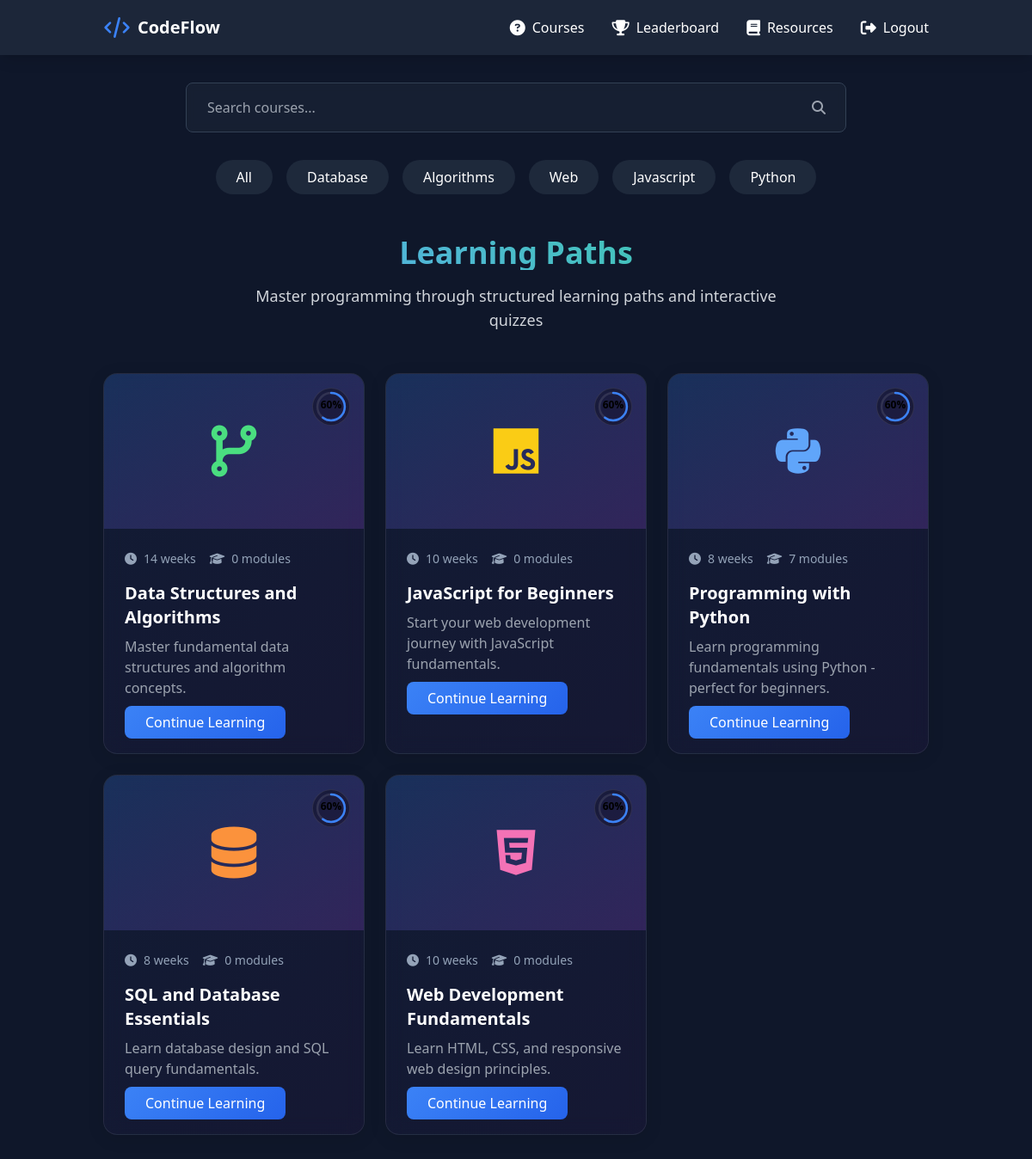
Page /courses (signed in) on the committed database.
### codeflowapp/models.py (models this page shows, shortened)
class Course(models.Model):
    title = models.CharField(max_length=200)
    description = models.TextField()
    duration = models.CharField(max_length=100)  # e.g., "4 weeks", "2 months"
    created_at = models.DateTimeField(auto_now_add=True)
    updated_at = models.DateTimeField(auto_now=True)
    icon_class = models.CharField(max_length=100)
    slug = models.SlugField(unique=True)
    category = models.CharField(max_length=100, null=True, blank=True)
    class Meta:
        ordering = ['-created_at']

### codeflowapp/views.py (the view)
# urls.py: path('courses', views.courses, name='courses'),
@login_required
def courses(request):
    search_query = request.GET.get('search', '')  # Get the search query from the GET parameters
    category_filter = request.GET.get('category', 'all')
    if category_filter != 'all':
        courses = Course.objects.filter(category=category_filter).annotate(
            total_modules=Count('modules'),
            total_quizzes=Count('modules__quizzes'),
            completed_quizzes=Count(
                'modules__quizzes__attempts',
                filter=Q(modules__quizzes__attempts__user=request.user) & Q(modules__quizzes__attempts__completed=True)
            )
        )
    else:
        courses = Course.objects.annotate(
            total_modules=Count('modules'),
            total_quizzes=Count('modules__quizzes'),
            completed_quizzes=Count(
                'modules__quizzes__attempts',
                filter=Q(modules__quizzes__attempts__user=request.user) & Q(modules__quizzes__attempts__completed=True)
            )
        )
    query = request.GET.get('search')
    if query:
        courses = courses.filter(
            Q(title__icontains=query) |
            Q(description__icontains=query)
        )
    categories = Course.objects.values('category').distinct()
    for course in courses:
        course.progress = (
            (course.completed_quizzes / course.total_quizzes * 100)
            if course.total_quizzes > 0 else 0
        )
    context = {
        'courses': courses,
        'page_title': 'Available Courses',
        'search_query': search_query,  # So that the search term persists in the form
        'categories': categories,  # Pass the categories for filter buttons
    }
    return render(request, 'courses.html', context)

### codeflowapp/templates/courses.html (shortened to what this page needs)
{% load static %}
<html>
<head>
    <script src="https://cdn.tailwindcss.com"></script>
    <link rel="stylesheet" href="https://cdnjs.cloudflare.com/ajax/libs/font-awesome/6.4.0/css/all.min.css">
</head>
<body class="bg-slate-900 text-white min-h-screen" x-data="{
    showMenu: false,
    searchQuery: '{{ request.GET.search|default:"" }}',
    selectedCategory: '{{ request.GET.category|default:"all" }}',
    loadCourses() {
        const url = new URL(window.location.href);
        url.searchParams.set('category', this.selectedCategory);
        fetch(url, { method: 'GET' })
            .then(response => response.json())
            .then(data => {
                this.courses = data.courses;
            });
    }
}">
    <nav class="bg-slate-800/90 backdrop-blur-sm sticky top-0 shadow-lg z-50">
        <div class="container mx-auto px-4 sm:px-6 lg:px-8">
            <div class="flex justify-between items-center h-16">
                <div class="flex items-center">
                    <svg class="h-8 w-8 text-blue-500" fill="none" viewBox="0 0 24 24" stroke="currentColor">
                        <path stroke-linecap="round" stroke-linejoin="round" stroke-width="2"
                            d="M10 20l4-16m4 4l4 4-4 4M6 16l-4-4 4-4" />
                    </svg>
                    <a href="/"><span class="ml-2 text-xl font-bold">CodeFlow</span></a>
                </div>
                <div class="hidden md:flex space-x-6 lg:space-x-8">
                    <a href="{% url 'courses' %}" class="nav-item flex items-center space-x-2 hover:text-blue-400">
                        <i class="fas fa-question-circle text-lg"></i>
                        <span>Courses</span>
                    </a>
                    <a href="{% url 'leaderboard' %}" class="nav-item flex items-center space-x-2 hover:text-blue-400">
                        <i class="fas fa-trophy text-lg"></i>
                        <span>Leaderboard</span>
                    </a>
                    <a href="{% url 'resources' %}" class="nav-item flex items-center space-x-2 hover:text-blue-400">
                        <i class="fas fa-book text-lg"></i>
                        <span>Resources</span>
                    </a>
                    {% if user.is_authenticated %}
                    <a href="{% url 'logout' %}" class="nav-item flex content-end items-center space-x-2 hover:text-blue-400"><i
                            class="fas fa-right-from-bracket text-lg"></i>
                        <span>Logout</span></a>
                    {% else %}
                    <a href="{% url 'login' %}"
                        class="nav-item flex content-end items-center space-x-2 hover:text-blue-400">
                        <i class="fas fa-user text-lg"></i>
                        <span>Login</span>
                    </a>
                    {% endif %}
                </div>
            </div>
        </div>
    </nav>
    <main class="container mx-auto px-4 sm:px-6 lg:px-8 py-8">
        <div class="text-center mb-12">
            <div class="mb-12">
                <form method="GET" action="{% url 'courses' %}" class="max-w-3xl mx-auto">
                    <div class="relative">
                        <input
                            type="text"
                            name="search"
                            x-model="searchQuery"
                            placeholder="Search courses..."
                            class="w-full px-6 py-4 rounded-lg search-input text-white border border-slate-700 focus:border-blue-500 focus:ring-2 focus:ring-blue-500 focus:outline-none"
                        >
                        <button type="submit" class="absolute right-6 top-1/2 transform -translate-y-1/2">
                            <i class="fas fa-search text-gray-400"></i>
                        </button>
                    </div>
                </form>
                <div class="flex flex-wrap justify-center gap-4 mt-8">
                    <a href="#"
                        @click.prevent="selectedCategory = 'all'; loadCourses()"
                        :class="{'bg-blue-600': selectedCategory === 'all'}"
                        class="px-6 py-2 rounded-full bg-slate-800 hover:bg-slate-700 transition">
                        All
                    </a>
                    {% for category in categories %}
                    <a href="#"
                        @click.prevent="selectedCategory = '{{ category.category }}'; loadCourses()"
                        :class="{'bg-blue-600': selectedCategory === '{{ category.category }}'}"
                        class="px-6 py-2 rounded-full bg-slate-800 hover:bg-slate-700 transition">
                        {{ category.category }}
                    </a>
                {% endfor %}
                </div>
            </div>
            <h1 class="text-4xl font-bold mb-4 gradient-text">Learning Paths</h1>
            <p class="text-lg text-gray-300 max-w-2xl mx-auto">Master programming through structured learning paths and
                interactive quizzes</p>
        </div>
        <div class="grid grid-cols-1 md:grid-cols-2 lg:grid-cols-3 gap-6">
            {% if courses %}
            {% for course in courses %}
            <div class="quiz-card"  x-show="selectedCategory === 'all' || selectedCategory === '{{ course.category }}'">
                <div
                    class="quiz-image bg-gradient-to-br from-blue-500/20 to-purple-500/20 flex items-center justify-center relative">
                    <i class="{{ course.icon_class }} text-6xl text-blue-400"></i>
                    <div class="progress-indicator">
                        <svg class="w-full h-full" viewBox="0 0 36 36">
                            <text x="18" y="20.35" class="progress-text text-white" text-anchor="middle">60%</text>
                        </svg>
                    </div>
                </div>
                <div class="p-6">
                    <div class="flex items-center justify-between mb-4">
                        <div class="quiz-stats">
                            <span><i class="fas fa-clock mr-2"></i>{{ course.duration }}</span>
                            <span><i class="fas fa-graduation-cap mr-2"></i>{{ course.total_modules }} modules</span>
                        </div>
                    </div>
                    <h3 class="text-xl font-bold mb-2">{{ course.title }}</h3>
                    <p class="text-gray-400 mb-4">{{ course.description }}
                    </p>
                    <a href="{% url 'course_detail' course_slug=course.slug %}" class="start-btn w-full">Continue Learning</a>
                </div>
            </div>
            {% endfor %}
            {% else %}
            <div class="col-span-full text-center py-12">
                <p class="text-gray-400 text-lg">No resources found matching your criteria.</p>
            </div>
                    {% endif %}
        </div>
    </main>
    <script src="https://cdn.tailwindcss.com"></script>
</body>
</html>

### codeflowapp/templates/courses.html (style rules this page uses)
.gradient-text { background: linear-gradient(45deg, #60a5fa, #34d399); -webkit-background-clip: text; background-clip: text; color: transparent; }
.quiz-card { background: linear-gradient(135deg, rgba(59, 130, 246, 0.05), rgba(147, 51, 234, 0.05)); border: 1px solid rgba(255, 255, 255, 0.08); border-radius: 1rem; transition: all 0.3s ease; overflow: hidden; backdrop-filter: blur(10px); box-shadow: 0 4px 20px rgba(0, 0, 0, 0.1); }
.quiz-stats { display: flex; gap: 1rem; color: #94a3b8; font-size: 0.875rem; }
.start-btn { background: linear-gradient(135deg, #3b82f6, #2563eb); color: white; padding: 0.5rem 1.5rem; border-radius: 0.5rem; font-weight: 500; transition: all 0.2s ease; }
.search-input { background: rgba(30, 41, 59, 0.5); backdrop-filter: blur(5px); }
.quiz-image { width: 100%; height: 180px; object-fit: cover; background: linear-gradient(135deg, rgba(59, 130, 246, 0.1), rgba(147, 51, 234, 0.1)); }
.progress-indicator { position: absolute; top: 1rem; right: 1rem; width: 44px; height: 44px; display: flex; align-items: center; justify-content: center; background: rgba(0, 0, 0, 0.5); border-radius: 50%; padding: 3px; backdrop-filter: blur(4px); border: 1px solid rgba(255, 255, 255, 0.1); }
.progress-text { position: absolute; font-size: 0.75rem; font-weight: 600; color: white !important; }

### rows in the picture
Course: duration "14 weeks", total_modules "0", title "Data Structures and Algorithms", description "Master fundamental data structures and algorithm concepts."
Course: duration "10 weeks", total_modules "0", title "JavaScript for Beginners", description "Start your web development journey with JavaScript fundamentals."
Course: duration "8 weeks", total_modules "7", title "Programming with Python", description "Learn programming fundamentals using Python - perfect for beginners."
Course: duration "8 weeks", total_modules "0", title "SQL and Database Essentials", description "Learn database design and SQL query fundamentals."
Course: duration "10 weeks", total_modules "0", title "Web Development Fundamentals", description "Learn HTML, CSS, and responsive web design principles."

### other values in the picture
{{ category.category }} "Database" "Algorithms" "Web" "Javascript" "Python"
